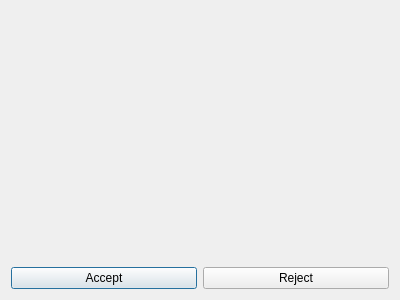
<?xml version="1.0" encoding="UTF-8"?>
<ui version="4.0">
 <class>UserInputDialog</class>
 <widget class="QDialog" name="UserInputDialog">
  <property name="geometry">
   <rect>
    <x>0</x>
    <y>0</y>
    <width>400</width>
    <height>300</height>
   </rect>
  </property>
  <property name="windowTitle">
   <string>Dialog</string>
  </property>
  <layout class="QVBoxLayout" name="verticalLayout">
   <item>
    <layout class="QVBoxLayout" name="fieldLayout"/>
   </item>
   <item>
    <spacer name="verticalSpacer">
     <property name="orientation">
      <enum>Qt::Vertical</enum>
     </property>
     <property name="sizeHint" stdset="0">
      <size>
       <width>20</width>
       <height>40</height>
      </size>
     </property>
    </spacer>
   </item>
   <item>
    <layout class="QHBoxLayout" name="buttonLayout" stretch="0,0">
     <property name="spacing">
      <number>6</number>
     </property>
     <property name="sizeConstraint">
      <enum>QLayout::SetMinimumSize</enum>
     </property>
     <item>
      <widget class="QPushButton" name="acceptButton">
       <property name="text">
        <string>Accept</string>
       </property>
      </widget>
     </item>
     <item>
      <widget class="QPushButton" name="rejectButton">
       <property name="text">
        <string>Reject</string>
       </property>
      </widget>
     </item>
    </layout>
   </item>
  </layout>
 </widget>
 <resources/>
 <connections/>
</ui>
